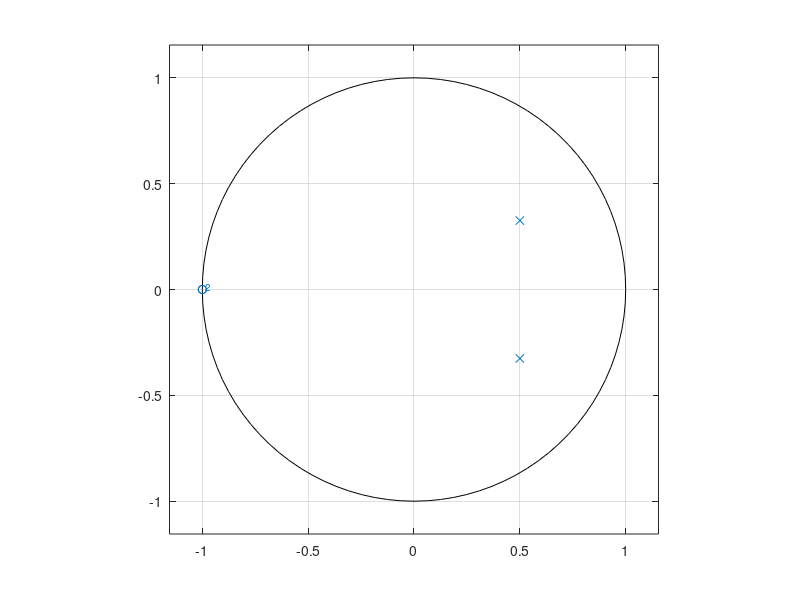

Here is the MATLAB script that generated this plot:
% partial_fraction.m
% Calculate partial fraction expansion of a z-transform.
% using residuez.
% See Ifeachor Example 4D.3 p.235 (Note numerical discrepancies!)
b = [1 2 1];
a = [1 -1 0.3561];
[r,p,k] = residuez(b,a)
zplane(b,a); % Display poles and zeros
radius = abs(r);



   
